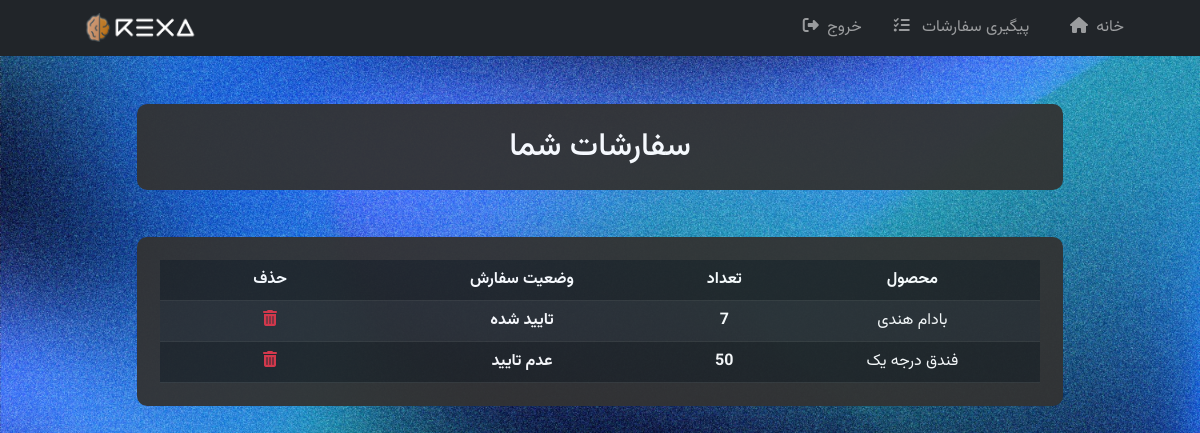
The app's page /orderList (signed in) with its own data.
### shop/models.py (models this page shows, shortened)
class Order(models.Model):
    user = models.ForeignKey(CustomUser, on_delete=models.CASCADE, verbose_name="مشتری")
    product = models.ForeignKey(InventoryStock, on_delete=models.CASCADE, verbose_name="محصول")
    quantity = models.PositiveIntegerField(blank=False, verbose_name="تعداد")
    PROGRESSING = 'در حال بررسی'
    CONFIRMED = 'تایید شده'
    DENIED = 'عدم تایید'
    STATUS_CHOICES = [
        (PROGRESSING, 'در حال بررسی'),
        (CONFIRMED, 'تایید شده'),
        (DENIED, 'عدم تایید'),
    ]
    status = models.CharField(max_length=20, choices=STATUS_CHOICES, default=PROGRESSING, verbose_name="وضعیت")

class InventoryStock(models.Model):
    name = models.ForeignKey(Product, on_delete=models.CASCADE, verbose_name="نام محصول")
    inventory = models.ForeignKey(Inventory, on_delete=models.CASCADE, verbose_name="نام انبار")
    stock = models.PositiveIntegerField(blank=False, verbose_name="موجودی")

class Product(models.Model):
    name = models.CharField(max_length=200, verbose_name="نام محصول")
    price = models.IntegerField(verbose_name="قیمت محصول")
    quantity = models.PositiveIntegerField(verbose_name="وزن هر بسته (کیلو گرم)")
    def __str__(self):
        return self.name

### shop/views.py (the view)
# urls.py: path('orderList', UserOrderListView.as_view(), name='order_list'),  # orderList
class UserOrderListView(LoginRequiredMixin, ListView):
    model = Order
    template_name = 'user_order_list.html'
    def get_queryset(self):
        return Order.objects.filter(user=self.request.user)

### templates/user_order_list.html
{% extends 'base.html' %}
{% block content %}
  <div class="container">
    <div class="row">
      <div class="col-md-10 mx-auto">
        <div class="rounded-box p-3 mt-0">
            <div class="d-flex"><h2 class="my-2">سفارشات شما</h2></div>
        </div>
          <div class="rounded-box">
              <table class="table table-dark table-striped mb-0">
                  <thead>
                    <tr>
                        <th class="fs-7 text-center">محصول</th>
                        <th class="fs-7 text-center">تعداد</th>
                        <th class="fs-7 text-center">وضعیت سفارش</th>
                      <th class="fs-7 text-center">حذف</th>
                    </tr>
                  </thead>
                  <tbody>
                  {% for order in object_list %}
                      <tr>
                          <td class="me-1 text-center">{{ order.product.name }}</td>
                          <th class="me-1 text-center">{{ order.quantity }}</th>
                          <th class="me-1 text-center">{{ order.status }}</th>
                      <td class="w-25 text-center">
                          <a href="{% url 'order_delete' order.pk %}" class="text-danger">
                              <i class="fa-solid fa-trash-can"></i>
                          </a>
                      </td>
                      </tr>
                  {% endfor %}
                  </tbody>
              </table>
          </div>
      </div>
    </div>
  </div>
{% endblock content %}

### static/src/main.css (style rules this page uses)
body { margin: 0; padding: 0; font-family: 'Vazirmatn', sans-serif; background-image: url('../img/blue-bg.jpg'); background-attachment: fixed; background-size: cover; background-position: center center; background-repeat: no-repeat; height: 100vh; overflow: auto; color: #fff; }
.rounded-box { background-color: #333; background-attachment: fixed; opacity: 95%; margin-top: 2%; border-radius: 10px; padding: 23px; margin-bottom: 5%; display: flex; flex-direction: column; align-items: center; justify-content: center; position: relative; }

### records on screen
Order: product.name "بادام هندی", quantity "7", status "تایید شده"
Order: product.name "فندق درجه یک", quantity "50", status "عدم تایید"
